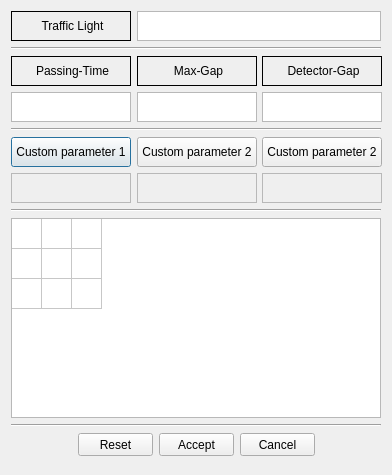
<?xml version="1.0" encoding="UTF-8"?>
<ui version="4.0">
 <class>trafficLightItemDialog</class>
 <widget class="QDialog" name="trafficLightItemDialog">
  <property name="geometry">
   <rect>
    <x>0</x>
    <y>0</y>
    <width>392</width>
    <height>475</height>
   </rect>
  </property>
  <property name="minimumSize">
   <size>
    <width>392</width>
    <height>475</height>
   </size>
  </property>
  <property name="maximumSize">
   <size>
    <width>392</width>
    <height>475</height>
   </size>
  </property>
  <property name="windowTitle">
   <string>Traffic light properties</string>
  </property>
  <property name="windowIcon">
   <iconset resource="../../../resources/eNetEditorResources.qrc">
    <normaloff>:/items/trafficLight.png</normaloff>:/items/trafficLight.png</iconset>
  </property>
  <property name="modal">
   <bool>true</bool>
  </property>
  <layout class="QVBoxLayout" name="verticalLayout">
   <item>
    <layout class="QHBoxLayout" name="horizontalLayout_3">
     <item>
      <widget class="QLabel" name="LabelID">
       <property name="minimumSize">
        <size>
         <width>120</width>
         <height>30</height>
        </size>
       </property>
       <property name="maximumSize">
        <size>
         <width>120</width>
         <height>30</height>
        </size>
       </property>
       <property name="frameShape">
        <enum>QFrame::Box</enum>
       </property>
       <property name="text">
        <string>&lt;html&gt;&lt;head/&gt;&lt;body&gt;&lt;p align=&quot;center&quot;&gt;Traffic Light&lt;/p&gt;&lt;/body&gt;&lt;/html&gt;</string>
       </property>
      </widget>
     </item>
     <item>
      <widget class="QTextEdit" name="TextID">
       <property name="minimumSize">
        <size>
         <width>0</width>
         <height>30</height>
        </size>
       </property>
       <property name="maximumSize">
        <size>
         <width>16777215</width>
         <height>30</height>
        </size>
       </property>
       <property name="sizeIncrement">
        <size>
         <width>9</width>
         <height>0</height>
        </size>
       </property>
       <property name="textInteractionFlags">
        <set>Qt::TextSelectableByKeyboard|Qt::TextSelectableByMouse</set>
       </property>
      </widget>
     </item>
    </layout>
   </item>
   <item>
    <widget class="Line" name="line_2">
     <property name="orientation">
      <enum>Qt::Horizontal</enum>
     </property>
    </widget>
   </item>
   <item>
    <layout class="QHBoxLayout" name="horizontalLayout">
     <item>
      <widget class="QLabel" name="LabelPassingTime">
       <property name="minimumSize">
        <size>
         <width>120</width>
         <height>30</height>
        </size>
       </property>
       <property name="maximumSize">
        <size>
         <width>120</width>
         <height>30</height>
        </size>
       </property>
       <property name="frameShape">
        <enum>QFrame::Box</enum>
       </property>
       <property name="text">
        <string>&lt;html&gt;&lt;head/&gt;&lt;body&gt;&lt;p align=&quot;center&quot;&gt;Passing-Time&lt;/p&gt;&lt;/body&gt;&lt;/html&gt;</string>
       </property>
      </widget>
     </item>
     <item>
      <widget class="QLabel" name="LabelMaxGap">
       <property name="minimumSize">
        <size>
         <width>120</width>
         <height>30</height>
        </size>
       </property>
       <property name="maximumSize">
        <size>
         <width>120</width>
         <height>30</height>
        </size>
       </property>
       <property name="frameShape">
        <enum>QFrame::Box</enum>
       </property>
       <property name="text">
        <string>&lt;html&gt;&lt;head/&gt;&lt;body&gt;&lt;p align=&quot;center&quot;&gt;Max-Gap&lt;/p&gt;&lt;/body&gt;&lt;/html&gt;</string>
       </property>
      </widget>
     </item>
     <item>
      <widget class="QLabel" name="LabelDetectorGap">
       <property name="minimumSize">
        <size>
         <width>120</width>
         <height>30</height>
        </size>
       </property>
       <property name="maximumSize">
        <size>
         <width>120</width>
         <height>30</height>
        </size>
       </property>
       <property name="frameShape">
        <enum>QFrame::Box</enum>
       </property>
       <property name="text">
        <string>&lt;html&gt;&lt;head/&gt;&lt;body&gt;&lt;p align=&quot;center&quot;&gt;Detector-Gap&lt;/p&gt;&lt;/body&gt;&lt;/html&gt;</string>
       </property>
      </widget>
     </item>
    </layout>
   </item>
   <item>
    <layout class="QHBoxLayout" name="horizontalLayout_2">
     <item>
      <widget class="QTextEdit" name="TextPassingTime">
       <property name="minimumSize">
        <size>
         <width>120</width>
         <height>30</height>
        </size>
       </property>
       <property name="maximumSize">
        <size>
         <width>120</width>
         <height>30</height>
        </size>
       </property>
      </widget>
     </item>
     <item>
      <widget class="QTextEdit" name="TextMaxGap">
       <property name="minimumSize">
        <size>
         <width>120</width>
         <height>30</height>
        </size>
       </property>
       <property name="maximumSize">
        <size>
         <width>120</width>
         <height>30</height>
        </size>
       </property>
      </widget>
     </item>
     <item>
      <widget class="QTextEdit" name="TextDetectorGap">
       <property name="minimumSize">
        <size>
         <width>120</width>
         <height>30</height>
        </size>
       </property>
       <property name="maximumSize">
        <size>
         <width>120</width>
         <height>30</height>
        </size>
       </property>
      </widget>
     </item>
    </layout>
   </item>
   <item>
    <widget class="Line" name="line_3">
     <property name="orientation">
      <enum>Qt::Horizontal</enum>
     </property>
    </widget>
   </item>
   <item>
    <layout class="QHBoxLayout" name="horizontalLayout_5">
     <item>
      <widget class="QPushButton" name="ButtonCustomParameter1Name">
       <property name="sizePolicy">
        <sizepolicy hsizetype="Minimum" vsizetype="Minimum">
         <horstretch>0</horstretch>
         <verstretch>0</verstretch>
        </sizepolicy>
       </property>
       <property name="minimumSize">
        <size>
         <width>120</width>
         <height>30</height>
        </size>
       </property>
       <property name="maximumSize">
        <size>
         <width>120</width>
         <height>30</height>
        </size>
       </property>
       <property name="text">
        <string>Custom parameter 1</string>
       </property>
      </widget>
     </item>
     <item>
      <widget class="QPushButton" name="ButtonCustomParameter2Name">
       <property name="sizePolicy">
        <sizepolicy hsizetype="Minimum" vsizetype="Minimum">
         <horstretch>0</horstretch>
         <verstretch>0</verstretch>
        </sizepolicy>
       </property>
       <property name="minimumSize">
        <size>
         <width>120</width>
         <height>30</height>
        </size>
       </property>
       <property name="maximumSize">
        <size>
         <width>120</width>
         <height>30</height>
        </size>
       </property>
       <property name="text">
        <string>Custom parameter 2</string>
       </property>
      </widget>
     </item>
     <item>
      <widget class="QPushButton" name="ButtonCustomParameter3Name">
       <property name="sizePolicy">
        <sizepolicy hsizetype="Minimum" vsizetype="Minimum">
         <horstretch>0</horstretch>
         <verstretch>0</verstretch>
        </sizepolicy>
       </property>
       <property name="minimumSize">
        <size>
         <width>120</width>
         <height>30</height>
        </size>
       </property>
       <property name="maximumSize">
        <size>
         <width>120</width>
         <height>30</height>
        </size>
       </property>
       <property name="text">
        <string>Custom parameter 2</string>
       </property>
      </widget>
     </item>
    </layout>
   </item>
   <item>
    <layout class="QHBoxLayout" name="horizontalLayout_4">
     <item>
      <widget class="QTextEdit" name="TextCustomParameter1Value">
       <property name="enabled">
        <bool>false</bool>
       </property>
       <property name="minimumSize">
        <size>
         <width>120</width>
         <height>30</height>
        </size>
       </property>
       <property name="maximumSize">
        <size>
         <width>120</width>
         <height>30</height>
        </size>
       </property>
       <property name="verticalScrollBarPolicy">
        <enum>Qt::ScrollBarAlwaysOff</enum>
       </property>
       <property name="horizontalScrollBarPolicy">
        <enum>Qt::ScrollBarAlwaysOff</enum>
       </property>
       <property name="html">
        <string>&lt;!DOCTYPE HTML PUBLIC &quot;-//W3C//DTD HTML 4.0//EN&quot; &quot;http://www.w3.org/TR/REC-html40/strict.dtd&quot;&gt;
&lt;html&gt;&lt;head&gt;&lt;meta name=&quot;qrichtext&quot; content=&quot;1&quot; /&gt;&lt;style type=&quot;text/css&quot;&gt;
p, li { white-space: pre-wrap; }
&lt;/style&gt;&lt;/head&gt;&lt;body style=&quot; font-family:'MS Shell Dlg 2'; font-size:8.25pt; font-weight:400; font-style:normal;&quot;&gt;
&lt;p align=&quot;center&quot; style=&quot;-qt-paragraph-type:empty; margin-top:0px; margin-bottom:0px; margin-left:0px; margin-right:0px; -qt-block-indent:0; text-indent:0px;&quot;&gt;&lt;br /&gt;&lt;/p&gt;&lt;/body&gt;&lt;/html&gt;</string>
       </property>
       <property name="textInteractionFlags">
        <set>Qt::LinksAccessibleByKeyboard|Qt::LinksAccessibleByMouse|Qt::TextBrowserInteraction|Qt::TextEditable|Qt::TextEditorInteraction|Qt::TextSelectableByKeyboard|Qt::TextSelectableByMouse</set>
       </property>
      </widget>
     </item>
     <item>
      <widget class="QTextEdit" name="TextCustomParameter2Value">
       <property name="enabled">
        <bool>false</bool>
       </property>
       <property name="minimumSize">
        <size>
         <width>120</width>
         <height>30</height>
        </size>
       </property>
       <property name="maximumSize">
        <size>
         <width>120</width>
         <height>30</height>
        </size>
       </property>
       <property name="verticalScrollBarPolicy">
        <enum>Qt::ScrollBarAlwaysOff</enum>
       </property>
       <property name="horizontalScrollBarPolicy">
        <enum>Qt::ScrollBarAlwaysOff</enum>
       </property>
       <property name="html">
        <string>&lt;!DOCTYPE HTML PUBLIC &quot;-//W3C//DTD HTML 4.0//EN&quot; &quot;http://www.w3.org/TR/REC-html40/strict.dtd&quot;&gt;
&lt;html&gt;&lt;head&gt;&lt;meta name=&quot;qrichtext&quot; content=&quot;1&quot; /&gt;&lt;style type=&quot;text/css&quot;&gt;
p, li { white-space: pre-wrap; }
&lt;/style&gt;&lt;/head&gt;&lt;body style=&quot; font-family:'MS Shell Dlg 2'; font-size:8.25pt; font-weight:400; font-style:normal;&quot;&gt;
&lt;p align=&quot;center&quot; style=&quot;-qt-paragraph-type:empty; margin-top:0px; margin-bottom:0px; margin-left:0px; margin-right:0px; -qt-block-indent:0; text-indent:0px;&quot;&gt;&lt;br /&gt;&lt;/p&gt;&lt;/body&gt;&lt;/html&gt;</string>
       </property>
       <property name="textInteractionFlags">
        <set>Qt::LinksAccessibleByKeyboard|Qt::LinksAccessibleByMouse|Qt::TextBrowserInteraction|Qt::TextEditable|Qt::TextEditorInteraction|Qt::TextSelectableByKeyboard|Qt::TextSelectableByMouse</set>
       </property>
      </widget>
     </item>
     <item>
      <widget class="QTextEdit" name="TextCustomParameter3Value">
       <property name="enabled">
        <bool>false</bool>
       </property>
       <property name="minimumSize">
        <size>
         <width>120</width>
         <height>30</height>
        </size>
       </property>
       <property name="maximumSize">
        <size>
         <width>120</width>
         <height>30</height>
        </size>
       </property>
       <property name="verticalScrollBarPolicy">
        <enum>Qt::ScrollBarAlwaysOff</enum>
       </property>
       <property name="horizontalScrollBarPolicy">
        <enum>Qt::ScrollBarAlwaysOff</enum>
       </property>
       <property name="html">
        <string>&lt;!DOCTYPE HTML PUBLIC &quot;-//W3C//DTD HTML 4.0//EN&quot; &quot;http://www.w3.org/TR/REC-html40/strict.dtd&quot;&gt;
&lt;html&gt;&lt;head&gt;&lt;meta name=&quot;qrichtext&quot; content=&quot;1&quot; /&gt;&lt;style type=&quot;text/css&quot;&gt;
p, li { white-space: pre-wrap; }
&lt;/style&gt;&lt;/head&gt;&lt;body style=&quot; font-family:'MS Shell Dlg 2'; font-size:8.25pt; font-weight:400; font-style:normal;&quot;&gt;
&lt;p align=&quot;center&quot; style=&quot;-qt-paragraph-type:empty; margin-top:0px; margin-bottom:0px; margin-left:0px; margin-right:0px; -qt-block-indent:0; text-indent:0px;&quot;&gt;&lt;br /&gt;&lt;/p&gt;&lt;/body&gt;&lt;/html&gt;</string>
       </property>
       <property name="textInteractionFlags">
        <set>Qt::LinksAccessibleByKeyboard|Qt::LinksAccessibleByMouse|Qt::TextBrowserInteraction|Qt::TextEditable|Qt::TextEditorInteraction|Qt::TextSelectableByKeyboard|Qt::TextSelectableByMouse</set>
       </property>
      </widget>
     </item>
    </layout>
   </item>
   <item>
    <widget class="Line" name="line_4">
     <property name="orientation">
      <enum>Qt::Horizontal</enum>
     </property>
    </widget>
   </item>
   <item>
    <widget class="QTableWidget" name="TableTrafficLights">
     <property name="minimumSize">
      <size>
       <width>0</width>
       <height>200</height>
      </size>
     </property>
     <property name="maximumSize">
      <size>
       <width>16777215</width>
       <height>200</height>
      </size>
     </property>
     <attribute name="horizontalHeaderVisible">
      <bool>false</bool>
     </attribute>
     <attribute name="horizontalHeaderDefaultSectionSize">
      <number>30</number>
     </attribute>
     <attribute name="horizontalHeaderMinimumSectionSize">
      <number>30</number>
     </attribute>
     <attribute name="verticalHeaderVisible">
      <bool>false</bool>
     </attribute>
     <attribute name="verticalHeaderDefaultSectionSize">
      <number>30</number>
     </attribute>
     <attribute name="verticalHeaderMinimumSectionSize">
      <number>30</number>
     </attribute>
     <row>
      <property name="text">
       <string>1</string>
      </property>
     </row>
     <row>
      <property name="text">
       <string>2</string>
      </property>
     </row>
     <row>
      <property name="text">
       <string>3</string>
      </property>
     </row>
     <column>
      <property name="text">
       <string>1</string>
      </property>
     </column>
     <column>
      <property name="text">
       <string>2</string>
      </property>
     </column>
     <column>
      <property name="text">
       <string>3</string>
      </property>
     </column>
     <item row="0" column="0">
      <property name="text">
       <string/>
      </property>
      <property name="textAlignment">
       <set>AlignCenter</set>
      </property>
      <property name="icon">
       <iconset>
        <normaloff>:/icons/semaphore.jpg</normaloff>:/icons/semaphore.jpg</iconset>
      </property>
      <property name="flags">
       <set>ItemIsEnabled</set>
      </property>
     </item>
     <item row="0" column="1">
      <property name="text">
       <string/>
      </property>
      <property name="textAlignment">
       <set>AlignCenter</set>
      </property>
      <property name="icon">
       <iconset resource="../../../resources/eNetEditorResources.qrc">
        <normaloff>:/main/add.ico</normaloff>:/main/add.ico</iconset>
      </property>
     </item>
     <item row="0" column="2">
      <property name="text">
       <string/>
      </property>
      <property name="textAlignment">
       <set>AlignCenter</set>
      </property>
      <property name="icon">
       <iconset resource="../../../resources/eNetEditorResources.qrc">
        <normaloff>:/main/remove.ico</normaloff>:/main/remove.ico</iconset>
      </property>
     </item>
     <item row="1" column="0">
      <property name="text">
       <string/>
      </property>
      <property name="textAlignment">
       <set>AlignCenter</set>
      </property>
      <property name="icon">
       <iconset resource="../../../resources/eNetEditorResources.qrc">
        <normaloff>:/main/duration.ico</normaloff>:/main/duration.ico</iconset>
      </property>
     </item>
     <item row="1" column="1">
      <property name="flags">
       <set>ItemIsSelectable|ItemIsEditable|ItemIsDragEnabled|ItemIsUserCheckable|ItemIsEnabled</set>
      </property>
     </item>
    </widget>
   </item>
   <item>
    <widget class="Line" name="line">
     <property name="orientation">
      <enum>Qt::Horizontal</enum>
     </property>
    </widget>
   </item>
   <item>
    <layout class="QHBoxLayout" name="LayoutButtons">
     <item>
      <spacer name="HorizontalSpacer1">
       <property name="orientation">
        <enum>Qt::Horizontal</enum>
       </property>
       <property name="sizeHint" stdset="0">
        <size>
         <width>40</width>
         <height>20</height>
        </size>
       </property>
      </spacer>
     </item>
     <item>
      <widget class="QPushButton" name="ButtonReset">
       <property name="minimumSize">
        <size>
         <width>75</width>
         <height>23</height>
        </size>
       </property>
       <property name="maximumSize">
        <size>
         <width>75</width>
         <height>23</height>
        </size>
       </property>
       <property name="sizeIncrement">
        <size>
         <width>0</width>
         <height>0</height>
        </size>
       </property>
       <property name="text">
        <string>Reset</string>
       </property>
       <property name="icon">
        <iconset resource="../../../resources/eNetEditorResources.qrc">
         <normaloff>:/main/reset.ico</normaloff>:/main/reset.ico</iconset>
       </property>
      </widget>
     </item>
     <item>
      <widget class="QPushButton" name="ButtonAccept">
       <property name="minimumSize">
        <size>
         <width>75</width>
         <height>23</height>
        </size>
       </property>
       <property name="maximumSize">
        <size>
         <width>75</width>
         <height>23</height>
        </size>
       </property>
       <property name="text">
        <string>Accept</string>
       </property>
       <property name="icon">
        <iconset resource="../../../resources/eNetEditorResources.qrc">
         <normaloff>:/main/accept.ico</normaloff>:/main/accept.ico</iconset>
       </property>
      </widget>
     </item>
     <item>
      <widget class="QPushButton" name="ButtonCancel">
       <property name="minimumSize">
        <size>
         <width>75</width>
         <height>23</height>
        </size>
       </property>
       <property name="maximumSize">
        <size>
         <width>75</width>
         <height>23</height>
        </size>
       </property>
       <property name="text">
        <string>Cancel</string>
       </property>
       <property name="icon">
        <iconset resource="../../../resources/eNetEditorResources.qrc">
         <normaloff>:/main/cancel.ico</normaloff>:/main/cancel.ico</iconset>
       </property>
      </widget>
     </item>
     <item>
      <spacer name="HorizontalSpacer2">
       <property name="orientation">
        <enum>Qt::Horizontal</enum>
       </property>
       <property name="sizeHint" stdset="0">
        <size>
         <width>40</width>
         <height>20</height>
        </size>
       </property>
      </spacer>
     </item>
    </layout>
   </item>
  </layout>
 </widget>
 <resources>
  <include location="../../../resources/eNetEditorResources.qrc"/>
 </resources>
 <connections/>
</ui>
